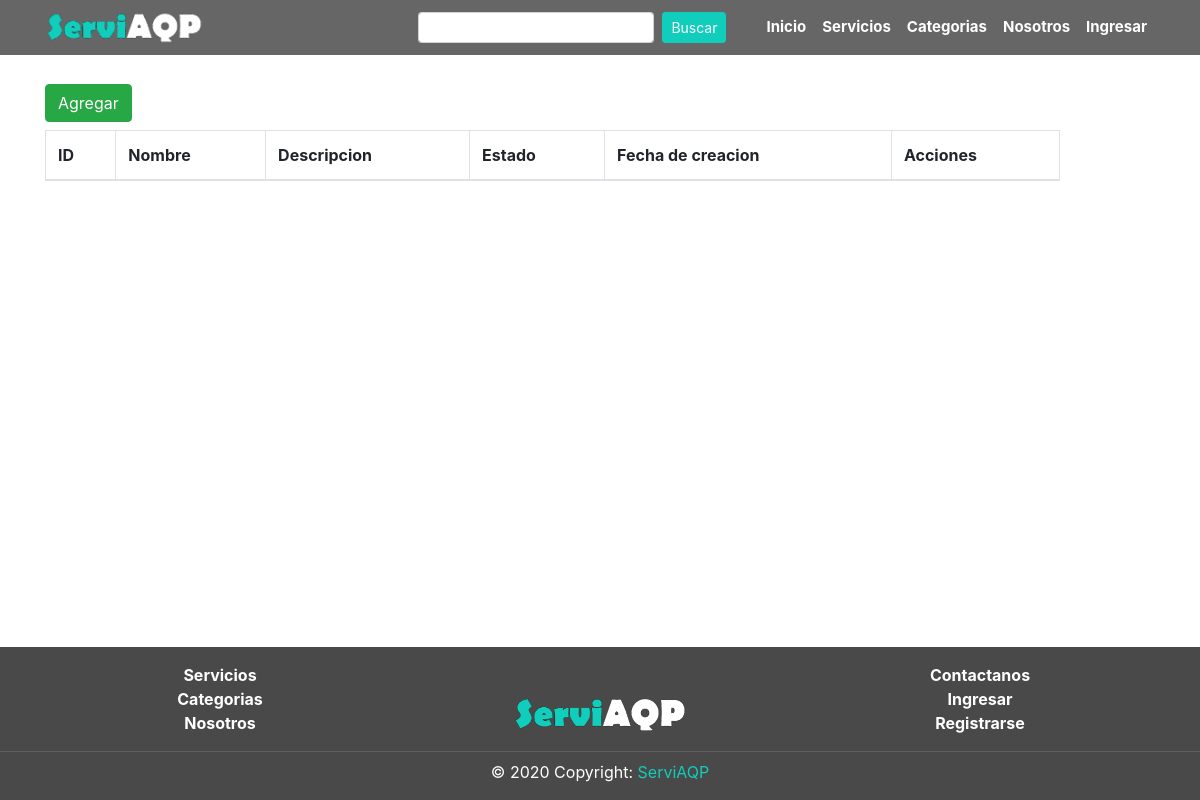
The page /rol/index.php on the database as committed earlier.
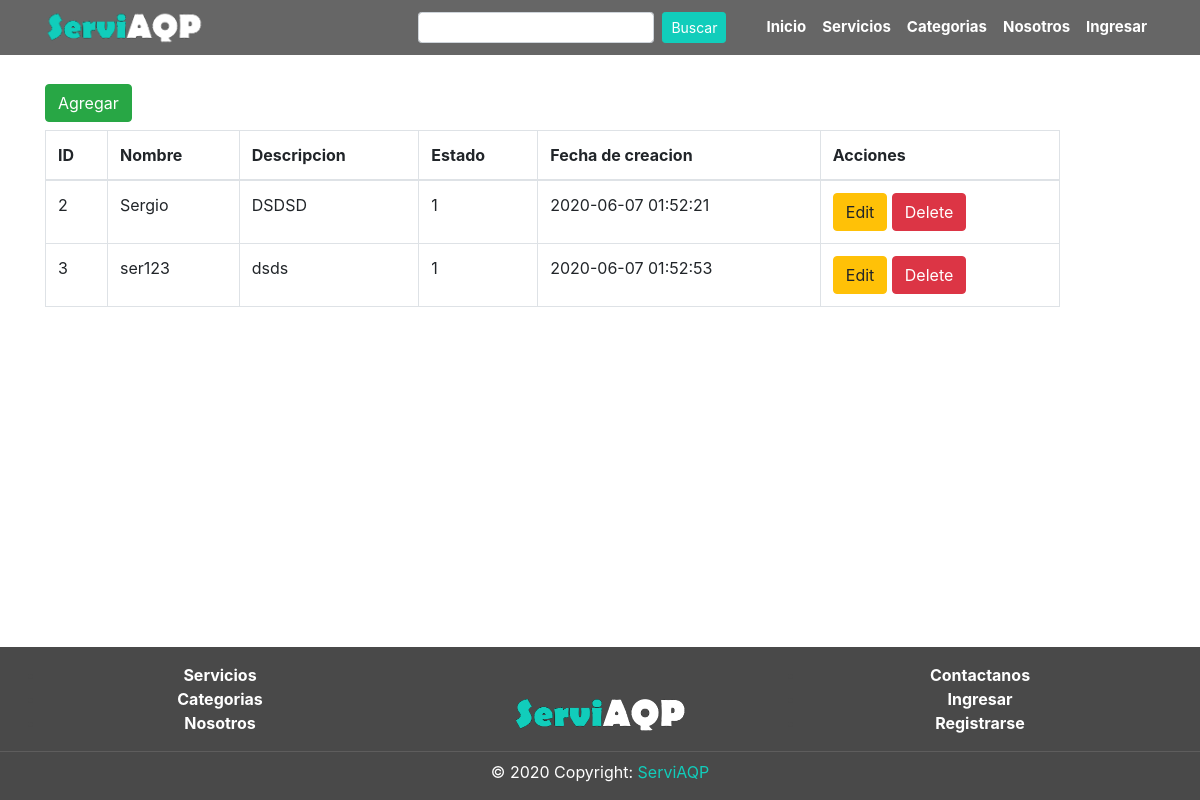
The same page on the database as committed later.
### tables this page shows
CREATE TABLE `rol` (
  `RolId` int(11) NOT NULL,
  `RolNom` varchar(50) NOT NULL,
  `RolDes` text NOT NULL,
  `RolEstReg` int(11) NOT NULL DEFAULT '1',
  `RolFecCre` timestamp NOT NULL DEFAULT CURRENT_TIMESTAMP
);

### rol/index.php (the view, shortened to what this page needs)
<?php
    include("../includes/data_base.php");
    include("../includes/header.php");
?>
<div class="section">
    <div class="container pt-4">
	<div class="row">
		<div class="col-md-2">
		<?php
			include("crud_rol/add.php");
		?>
		</div>
		<div class="col-md-11 pt-2">
			<table class='table table-bordered'>
				<thead>
					<th>ID</th>
					<th>Nombre</th>
					<th>Descripcion</th>
					<th>Estado</th>
					<th>Fecha de creacion</th>
					<th>Acciones</th>
				</thead>
				<tbody>
				<?php
				$query = "SELECT * FROM ROL";
				$resultProduct= mysqli_query($conn, $query);
				while($row= mysqli_fetch_array($resultProduct)){
				?>
					<tr>
						<td><?php echo $row['RolId']?></td>
						<td><?php echo $row['RolNom']?></td>
						<td><?php echo $row['RolDes']?></td>
						<td><?php echo $row['RolEstReg']?></td>
						<td><?php echo $row['RolFecCre']?></td>
						<td>
							<a href="crud_rol/edit.php?id=<?php echo $row['RolId']?>" class="btn btn-warning">
								Edit
							</a>
							<a href="crud_rol/delete.php?id=<?php echo $row['RolId']?>" class="btn btn-danger">
								Delete
							</a>
						</td>
					</tr>
				<?php } ?>
				</tbody>
			</table>
		</div>
	</div>
</div>
</div>
<?php
    include("../includes/footer.php");
?>

Rows that differ between the two databases and show on the page:
added rol: RolId "2", RolNom "Sergio", RolDes "DSDSD", RolEstReg "1", RolFecCre "2020-06-07 01:52:21"
added rol: RolId "3", RolNom "ser123", RolDes "dsds", RolEstReg "1", RolFecCre "2020-06-07 01:52:53"
